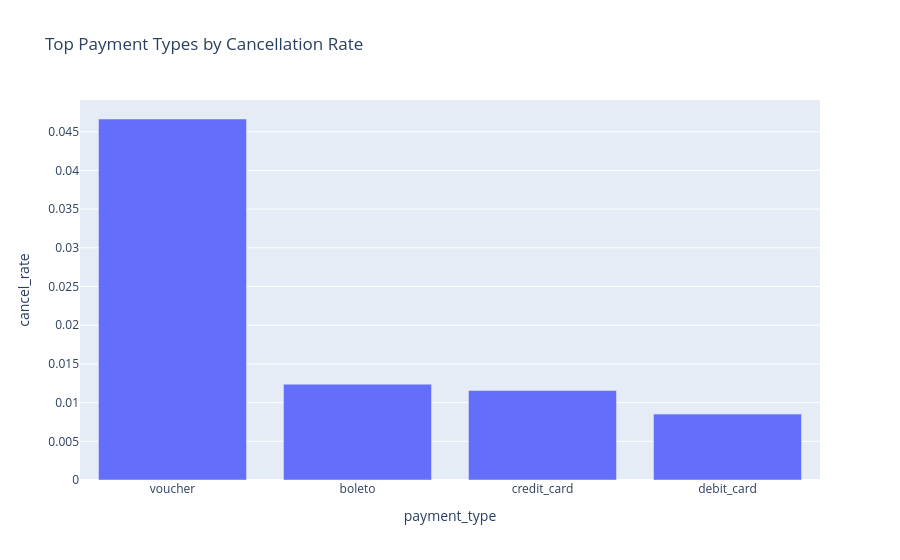
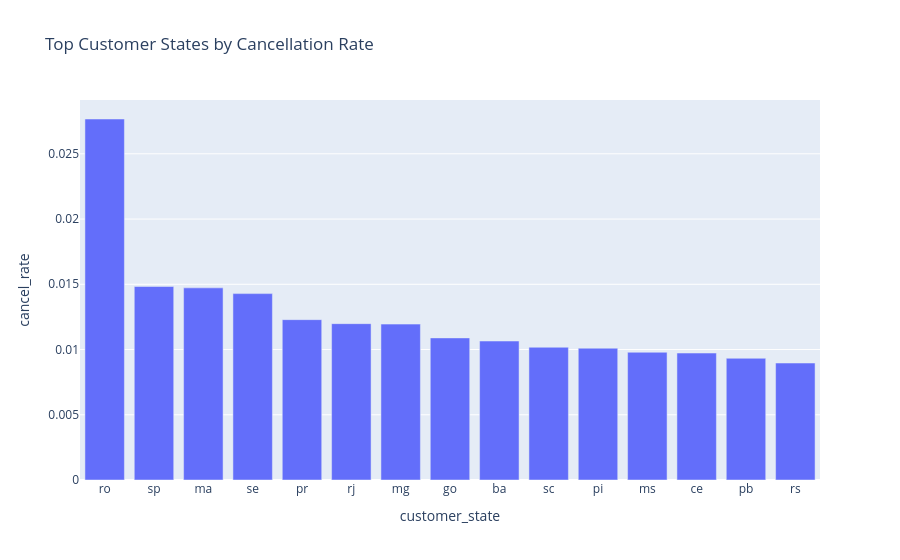

Notebook source saved alongside these figures, in order:
### Markdown cell above
# Exploratory Data Analysis

Quick EDA to understand target imbalance and high-risk segments.

### Code cell
import pandas as pd
import plotly.express as px

eda_df = df_raw.copy()

class_dist = (
    eda_df["cancel_flag"].value_counts(normalize=True)
    .rename_axis("cancel_flag")
    .reset_index(name="proportion")
)
print("Class distribution:")
print(class_dist)

payment_risk = (
    eda_df.groupby("payment_type", as_index=False)
    .agg(total_orders=("order_id", "count"), cancel_rate=("cancel_flag", "mean"))
    .query("total_orders >= 100")
    .sort_values("cancel_rate", ascending=False)
)

state_risk = (
    eda_df.groupby("customer_state", as_index=False)
    .agg(total_orders=("order_id", "count"), cancel_rate=("cancel_flag", "mean"))
    .query("total_orders >= 100")
    .sort_values("cancel_rate", ascending=False)
)

fig_payment = px.bar(
    payment_risk.head(15),
    x="payment_type",
    y="cancel_rate",
    hover_data=["total_orders"],
    title="Top Payment Types by Cancellation Rate",
)
fig_payment.show()

fig_state = px.bar(
    state_risk.head(15),
    x="customer_state",
    y="cancel_rate",
    hover_data=["total_orders"],
    title="Top Customer States by Cancellation Rate",
)
fig_state.show()

display(payment_risk.head(10))
display(state_risk.head(10))

### Figure 1 — Plotly figure (JSON) as saved in the notebook; plotly's stock layout.template omitted (floating-point values rounded to 4 significant figures)
{"data": [{"customdata": [[1994], [19784], [76132], [1527]], "hovertemplate": "payment_type=%{x}<br>cancel_rate=%{y}<br>total_orders=%{customdata[0]}<extra></extra>", "legendgroup": "", "marker": {"color": "#636efa", "pattern": {"shape": ""}}, "name": "", "orientation": "v", "showlegend": false, "textposition": "auto", "type": "bar", "x": ["voucher", "boleto", "credit_card", "debit_card"], "xaxis": "x", "y": [0.04664, 0.01238, 0.01156, 0.008513], "yaxis": "y"}], "layout": {"barmode": "relative", "legend": {"tracegroupgap": 0}, "title": {"text": "Top Payment Types by Cancellation Rate"}, "xaxis": {"anchor": "y", "domain": [0, 1], "title": {"text": "payment_type"}}, "yaxis": {"anchor": "x", "domain": [0, 1], "title": {"text": "cancel_rate"}}}}

### Figure 2 — Plotly figure (JSON) as saved in the notebook; plotly's stock layout.template omitted (floating-point values rounded to 4 significant figures)
{"data": [{"customdata": [[253], [41746], [747], [350], [5045], [12852], [11635], [2020], [3380], [3637], [495], [715], [1336], [536], [5466]], "hovertemplate": "customer_state=%{x}<br>cancel_rate=%{y}<br>total_orders=%{customdata[0]}<extra></extra>", "legendgroup": "", "marker": {"color": "#636efa", "pattern": {"shape": ""}}, "name": "", "orientation": "v", "showlegend": false, "textposition": "auto", "type": "bar", "x": ["ro", "sp", "ma", "se", "pr", "rj", "mg", "go", "ba", "sc", "pi", "ms", "ce", "pb", "rs"], "xaxis": "x", "y": [0.02767, 0.01483, 0.01473, 0.01429, 0.01229, 0.01198, 0.01195, 0.01089, 0.01065, 0.01017, 0.0101, 0.00979, 0.009731, 0.009328, 0.008965], "yaxis": "y"}], "layout": {"barmode": "relative", "legend": {"tracegroupgap": 0}, "title": {"text": "Top Customer States by Cancellation Rate"}, "xaxis": {"anchor": "y", "domain": [0, 1], "title": {"text": "customer_state"}}, "yaxis": {"anchor": "x", "domain": [0, 1], "title": {"text": "cancel_rate"}}}}
